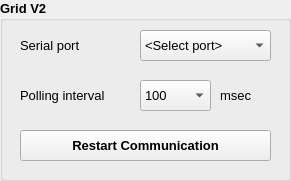
      <widget class="QGroupBox" name="groupBoxGridSetup">
       <property name="geometry">
        <rect>
         <x>10</x>
         <y>10</y>
         <width>291</width>
         <height>181</height>
        </rect>
       </property>
       <property name="font">
        <font>
         <pointsize>10</pointsize>
         <weight>75</weight>
         <bold>true</bold>
        </font>
       </property>
       <property name="title">
        <string>Grid V2</string>
       </property>
       <widget class="QLabel" name="label_2">
        <property name="geometry">
         <rect>
          <x>20</x>
          <y>30</y>
          <width>120</width>
          <height>31</height>
         </rect>
        </property>
        <property name="font">
         <font>
          <pointsize>10</pointsize>
          <weight>50</weight>
          <bold>false</bold>
         </font>
        </property>
        <property name="text">
         <string>Serial port</string>
        </property>
       </widget>
       <widget class="QComboBox" name="comboBoxComPorts">
        <property name="geometry">
         <rect>
          <x>140</x>
          <y>30</y>
          <width>131</width>
          <height>31</height>
         </rect>
        </property>
        <property name="font">
         <font>
          <pointsize>10</pointsize>
          <weight>50</weight>
          <bold>false</bold>
         </font>
        </property>
        <property name="currentText">
         <string>&lt;Select port&gt;</string>
        </property>
        <item>
         <property name="text">
          <string>&lt;Select port&gt;</string>
         </property>
        </item>
       </widget>
       <widget class="QPushButton" name="pushButtonRestart">
        <property name="geometry">
         <rect>
          <x>20</x>
          <y>130</y>
          <width>251</width>
          <height>31</height>
         </rect>
        </property>
        <property name="font">
         <font>
          <pointsize>10</pointsize>
         </font>
        </property>
        <property name="text">
         <string>Restart Communication</string>
        </property>
       </widget>
       <widget class="QLabel" name="label_204">
        <property name="geometry">
         <rect>
          <x>20</x>
          <y>80</y>
          <width>121</width>
          <height>31</height>
         </rect>
        </property>
        <property name="font">
         <font>
          <pointsize>10</pointsize>
          <weight>50</weight>
          <bold>false</bold>
         </font>
        </property>
        <property name="text">
         <string>Polling interval</string>
        </property>
       </widget>
       <widget class="QComboBox" name="comboBoxPolling">
        <property name="geometry">
         <rect>
          <x>140</x>
          <y>80</y>
          <width>71</width>
          <height>31</height>
         </rect>
        </property>
        <property name="font">
         <font>
          <pointsize>10</pointsize>
          <weight>50</weight>
          <bold>false</bold>
         </font>
        </property>
        <item>
         <property name="text">
          <string>100</string>
         </property>
        </item>
        <item>
         <property name="text">
          <string>500</string>
         </property>
        </item>
        <item>
         <property name="text">
          <string>1000</string>
         </property>
        </item>
        <item>
         <property name="text">
          <string>2000</string>
         </property>
        </item>
        <item>
         <property name="text">
          <string>5000</string>
         </property>
        </item>
       </widget>
       <widget class="QLabel" name="label_205">
        <property name="geometry">
         <rect>
          <x>220</x>
          <y>80</y>
          <width>41</width>
          <height>31</height>
         </rect>
        </property>
        <property name="font">
         <font>
          <pointsize>10</pointsize>
          <weight>50</weight>
          <bold>false</bold>
         </font>
        </property>
        <property name="text">
         <string>msec</string>
        </property>
       </widget>
      </widget>
